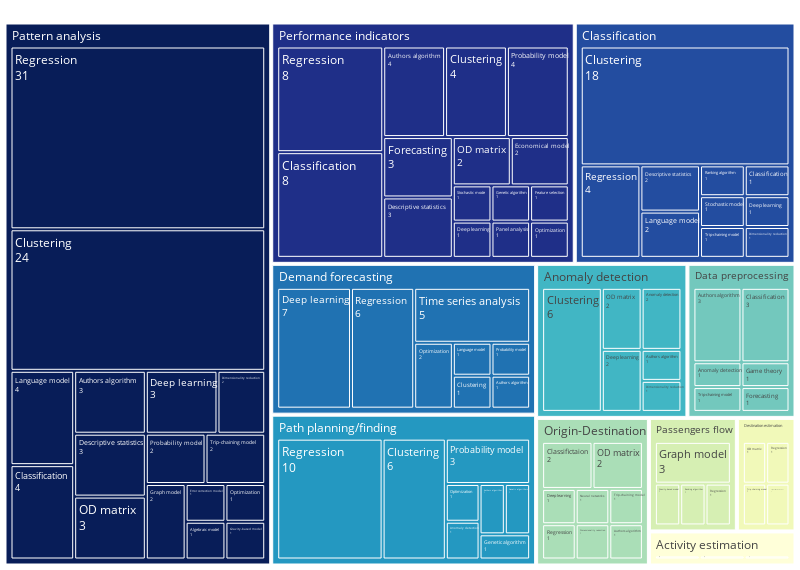

The notebook cell saved with this chart:
### Markdown cell above
### Treemap Analysis-Algorithm

### Code cell
sns.set(
    style="ticks",
    palette="Set2",
    rc={
        "figure.figsize": (7.1, 4.5),
        "axes.labelsize": 13.5,
        "font.size": 13.5,
        "legend.fontsize": 13.5,
        "xtick.labelsize": 13.5,
        "ytick.labelsize": 13.5,
        "text.usetex": False,
    },
)

aggregated_table = (
    data[columns]
    .groupby(["Analytical category", "Algorithm", "Algorithm type"])[["ID"]]
    .nunique()
    .groupby(["Analytical category", "Algorithm type"])[["ID"]]
    .sum()    
    .sort_values(by="ID")
)

aggregated_table2 = (
    data[columns]
    .groupby(["Analytical category", "Algorithm", "Algorithm type"])[["ID"]]
    .nunique()
    .groupby(["Analytical category", "Algorithm type"])[["ID"]]
    .sum()    
    .groupby(["Analytical category"])[['ID']]
    .sum()
    .sort_values(by="ID", ascending=False)
)

aggregated_table2['ID'] = px.colors.sample_colorscale(px.colors.sequential.YlGnBu_r, len(aggregated_table2['ID']))

fig = px.treemap(
    aggregated_table.reset_index(),
    path=["Analytical category", "Algorithm type"],
    values="ID",
    color='Analytical category',
    color_discrete_map=aggregated_table2.to_dict()['ID']
)
fig.update_traces(
    root_color="white", textinfo="label+value"
)
fig.update_layout(margin = dict(t=0, l=0, r=0, b=0), height=570,width=800)
fig.write_image("img/treemap_analysis_algorithm.pdf")
fig.show()

### Figure 1 — Plotly figure (JSON) as saved in the notebook; plotly's stock layout.template omitted (floating-point values rounded to 4 significant figures)
{"data": [{"branchvalues": "total", "customdata": [["Passengers flow"], ["Performance indicators"], ["Pattern analysis"], ["Destination estimation"], ["Performance indicators"], ["Path planning/finding"], ["Pattern analysis"], ["Performance indicators"], ["Performance indicators"], ["Pattern analysis"], ["Anomaly detection"], ["Destination estimation"], ["Pattern analysis"], ["Anomaly detection"], ["Data preprocessing"], ["Path planning/finding"], ["Anomaly detection"], ["Data preprocessing"], ["Data preprocessing"], ["Origin-Destination"], ["Classification"], ["Passengers flow"], ["Path planning/finding"], ["Pattern analysis"], ["Performance indicators"], ["Pattern analysis"], ["Pattern analysis"], ["Data preprocessing"], ["Classification"], ["Performance indicators"], ["Demand forecasting"], ["Performance indicators"], ["Demand forecasting"], ["Anomaly detection"], ["Classification"], ["Demand forecasting"], ["Path planning/finding"], ["Pattern analysis"], ["Origin-Destination"], ["Pattern analysis"], ["Pattern analysis"], ["Pattern analysis"], ["Anomaly detection"], ["Performance indicators"], ["Classification"], ["Path planning/finding"], ["Demand forecasting"], ["Performance indicators"], ["Origin-Destination"], ["Pattern analysis"], ["Classification"], ["Classification"], ["Path planning/finding"], ["Passengers flow"], ["Data preprocessing"], ["Path planning/finding"], ["Performance indicators"], ["Classification"], ["Performance indicators"], ["Anomaly detection"], ["Classification"], ["Path planning/finding"], ["Origin-Destination"], ["Origin-Destination"], ["Performance indicators"], ["Pattern analysis"], ["Activity estimation"], ["Activity estimation"], ["Pattern analysis"], ["Demand forecasting"], ["Origin-Destination"], ["Demand forecasting"], ["Performance indicators"], ["Demand forecasting"], ["Performance indicators"], ["Pattern analysis"], ["Passengers flow"], ["Data preprocessing"], ["Origin-Destination"], ["Classification"], ["Performance indicators"], ["Pattern analysis"], ["Destination estimation"], ["Destination estimation"], ["Origin-Destination"], ["Demand forecasting"], ["Classification"], ["Activity estimation"], ["Activity estimation"], ["Anomaly detection"], ["Classification"], ["Data preprocessing"], ["Demand forecasting"], ["Destination estimation"], ["Origin-Destination"], ["Passengers flow"], ["Path planning/finding"], ["Pattern analysis"], ["Performance indicators"]], "domain": {"x": [0, 1], "y": [0, 1]}, "hovertemplate": "labels=%{label}<br>ID=%{value}<br>parent=%{parent}<br>id=%{id}<br>Analytical category=%{customdata[0]}<extra></extra>", "ids": ["Passengers flow/Gravity-based model", "Performance indicators/Forecasting", "Pattern analysis/Dimensionality reduction", "Destination estimation/OD matrix", "Performance indicators/OD matrix", "Path planning/finding/Optimization", "Pattern analysis/Error correction model", "Performance indicators/Economical model", "Performance indicators/Regression", "Pattern analysis/Algebraic model", "Anomaly detection/OD matrix", "Destination estimation/Regression", "Pattern analysis/Language model", "Anomaly detection/Anomaly detection", "Data preprocessing/Anomaly detection", "Path planning/finding/Anomaly detection", "Anomaly detection/Authors algorithm", "Data preprocessing/Authors algorithm", "Data preprocessing/Trip-chaining model", "Origin-Destination/Classifictaion", "Classification/Ranking algorithm", "Passengers flow/Ranking algorithm", "Path planning/finding/Authors algorithm", "Pattern analysis/Authors algorithm", "Performance indicators/Authors algorithm", "Pattern analysis/Classification", "Pattern analysis/Regression", "Data preprocessing/Classification", "Classification/Classification", "Performance indicators/Classification", "Demand forecasting/Language model", "Performance indicators/Stochastic mode", "Demand forecasting/Time series analysis", "Anomaly detection/Clustering", "Classification/Clustering", "Demand forecasting/Clustering", "Path planning/finding/Clustering", "Pattern analysis/Descriptive statistics", "Origin-Destination/OD matrix", "Pattern analysis/OD matrix", "Pattern analysis/Clustering", "Pattern analysis/Deep learning", "Anomaly detection/Dimensionality reduction", "Performance indicators/Descriptive statistics", "Classification/Descriptive statistics", "Path planning/finding/Probability model", "Demand forecasting/Deep learning", "Performance indicators/Deep learning", "Origin-Destination/Deep learning", "Pattern analysis/Probability model", "Classification/Stochastic model", "Classification/Trip-chaining model", "Path planning/finding/Genetic algorithms", "Passengers flow/Graph model", "Data preprocessing/Game theory", "Path planning/finding/Genetic algorithm", "Performance indicators/Genetic algorithm", "Classification/Language model", "Performance indicators/Clustering", "Anomaly detection/Deep learning", "Classification/Deep learning", "Path planning/finding/Regression", "Origin-Destination/Regression", "Origin-Destination/Neural networks", "Performance indicators/Probability model", "Pattern analysis/Trip-chaining model", "Activity estimation/Probability model", "Activity estimation/Language model", "Pattern analysis/Graph model", "Demand forecasting/Probability model", "Origin-Destination/Trip-chaining model", "Demand forecasting/Optimization", "Performance indicators/Panel analysis", "Demand forecasting/Regression", "Performance indicators/Feature selection", "Pattern analysis/Optimization", "Passengers flow/Regression", "Data preprocessing/Forecasting", "Origin-Destination/Dimensionality reduction", "Classification/Dimensionality reduction", "Performance indicators/Optimization", "Pattern analysis/Gravity-based model", "Destination estimation/Trip chaining model", "Destination estimation/Trip destinaton model", "Origin-Destination/Authors algorithm", "Demand forecasting/Authors algorithm", "Classification/Regression", "Activity estimation/Regression", "Activity estimation", "Anomaly detection", "Classification", "Data preprocessing", "Demand forecasting", "Destination estimation", "Origin-Destination", "Passengers flow", "Path planning/finding", "Pattern analysis", "Performance indicators"], "labels": ["Gravity-based model", "Forecasting", "Dimensionality reduction", "OD matrix", "OD matrix", "Optimization", "Error correction model", "Economical model", "Regression", "Algebraic model", "OD matrix", "Regression", "Language model", "Anomaly detection", "Anomaly detection", "Anomaly detection", "Authors algorithm", "Authors algorithm", "Trip-chaining model", "Classifictaion", "Ranking algorithm", "Ranking algorithm", "Authors algorithm", "Authors algorithm", "Authors algorithm", "Classification", "Regression", "Classification", "Classification", "Classification", "Language model", "Stochastic mode", "Time series analysis", "Clustering", "Clustering", "Clustering", "Clustering", "Descriptive statistics", "OD matrix", "OD matrix", "Clustering", "Deep learning", "Dimensionality reduction", "Descriptive statistics", "Descriptive statistics", "Probability model", "Deep learning", "Deep learning", "Deep learning", "Probability model", "Stochastic model", "Trip-chaining model", "Genetic algorithms", "Graph model", "Game theory", "Genetic algorithm", "Genetic algorithm", "Language model", "Clustering", "Deep learning", "Deep learning", "Regression", "Regression", "Neural networks", "Probability model", "Trip-chaining model", "Probability model", "Language model", "Graph model", "Probability model", "Trip-chaining model", "Optimization", "Panel analysis", "Regression", "Feature selection", "Optimization", "Regression", "Forecasting", "Dimensionality reduction", "Dimensionality reduction", "Optimization", "Gravity-based model", "Trip chaining model", "Trip destinaton model", "Authors algorithm", "Authors algorithm", "Regression", "Regression", "Activity estimation", "Anomaly detection", "Classification", "Data preprocessing", "Demand forecasting", "Destination estimation", "Origin-Destination", "Passengers flow", "Path planning/finding", "Pattern analysis", "Performance indicators"], "marker": {"colors": ["rgb(214, 239, 179)", "rgb(31, 47, 136)", "rgb(8, 29, 88)", "rgb(241, 249, 185)", "rgb(31, 47, 136)", "rgb(36, 152, 193)", "rgb(8, 29, 88)", "rgb(31, 47, 136)", "rgb(31, 47, 136)", "rgb(8, 29, 88)", "rgb(65, 182, 196)", "rgb(241, 249, 185)", "rgb(8, 29, 88)", "rgb(65, 182, 196)", "rgb(115, 200, 189)", "rgb(36, 152, 193)", "rgb(65, 182, 196)", "rgb(115, 200, 189)", "rgb(115, 200, 189)", "rgb(170, 222, 183)", "rgb(35, 77, 160)", "rgb(214, 239, 179)", "rgb(36, 152, 193)", "rgb(8, 29, 88)", "rgb(31, 47, 136)", "rgb(8, 29, 88)", "rgb(8, 29, 88)", "rgb(115, 200, 189)", "rgb(35, 77, 160)", "rgb(31, 47, 136)", "rgb(32, 114, 178)", "rgb(31, 47, 136)", "rgb(32, 114, 178)", "rgb(65, 182, 196)", "rgb(35, 77, 160)", "rgb(32, 114, 178)", "rgb(36, 152, 193)", "rgb(8, 29, 88)", "rgb(170, 222, 183)", "rgb(8, 29, 88)", "rgb(8, 29, 88)", "rgb(8, 29, 88)", "rgb(65, 182, 196)", "rgb(31, 47, 136)", "rgb(35, 77, 160)", "rgb(36, 152, 193)", "rgb(32, 114, 178)", "rgb(31, 47, 136)", "rgb(170, 222, 183)", "rgb(8, 29, 88)", "rgb(35, 77, 160)", "rgb(35, 77, 160)", "rgb(36, 152, 193)", "rgb(214, 239, 179)", "rgb(115, 200, 189)", "rgb(36, 152, 193)", "rgb(31, 47, 136)", "rgb(35, 77, 160)", "rgb(31, 47, 136)", "rgb(65, 182, 196)", "rgb(35, 77, 160)", "rgb(36, 152, 193)", "rgb(170, 222, 183)", "rgb(170, 222, 183)", "rgb(31, 47, 136)", "rgb(8, 29, 88)", "rgb(255, 255, 217)", "rgb(255, 255, 217)", "rgb(8, 29, 88)", "rgb(32, 114, 178)", "rgb(170, 222, 183)", "rgb(32, 114, 178)", "rgb(31, 47, 136)", "rgb(32, 114, 178)", "rgb(31, 47, 136)", "rgb(8, 29, 88)", "rgb(214, 239, 179)", "rgb(115, 200, 189)", "rgb(170, 222, 183)", "rgb(35, 77, 160)", "rgb(31, 47, 136)", "rgb(8, 29, 88)", "rgb(241, 249, 185)", "rgb(241, 249, 185)", "rgb(170, 222, 183)", "rgb(32, 114, 178)", "rgb(35, 77, 160)", "rgb(255, 255, 217)", "rgb(255, 255, 217)", "rgb(65, 182, 196)", "rgb(35, 77, 160)", "rgb(115, 200, 189)", "rgb(32, 114, 178)", "rgb(241, 249, 185)", "rgb(170, 222, 183)", "rgb(214, 239, 179)", "rgb(36, 152, 193)", "rgb(8, 29, 88)", "rgb(31, 47, 136)"]}, "name": "", "parents": ["Passengers flow", "Performance indicators", "Pattern analysis", "Destination estimation", "Performance indicators", "Path planning/finding", "Pattern analysis", "Performance indicators", "Performance indicators", "Pattern analysis", "Anomaly detection", "Destination estimation", "Pattern analysis", "Anomaly detection", "Data preprocessing", "Path planning/finding", "Anomaly detection", "Data preprocessing", "Data preprocessing", "Origin-Destination", "Classification", "Passengers flow", "Path planning/finding", "Pattern analysis", "Performance indicators", "Pattern analysis", "Pattern analysis", "Data preprocessing", "Classification", "Performance indicators", "Demand forecasting", "Performance indicators", "Demand forecasting", "Anomaly detection", "Classification", "Demand forecasting", "Path planning/finding", "Pattern analysis", "Origin-Destination", "Pattern analysis", "Pattern analysis", "Pattern analysis", "Anomaly detection", "Performance indicators", "Classification", "Path planning/finding", "Demand forecasting", "Performance indicators", "Origin-Destination", "Pattern analysis", "Classification", "Classification", "Path planning/finding", "Passengers flow", "Data preprocessing", "Path planning/finding", "Performance indicators", "Classification", "Performance indicators", "Anomaly detection", "Classification", "Path planning/finding", "Origin-Destination", "Origin-Destination", "Performance indicators", "Pattern analysis", "Activity estimation", "Activity estimation", "Pattern analysis", "Demand forecasting", "Origin-Destination", "Demand forecasting", "Performance indicators", "Demand forecasting", "Performance indicators", "Pattern analysis", "Passengers flow", "Data preprocessing", "Origin-Destination", "Classification", "Performance indicators", "Pattern analysis", "Destination estimation", "Destination estimation", "Origin-Destination", "Demand forecasting", "Classification", "Activity estimation", "", "", "", "", "", "", "", "", "", "", ""], "root": {"color": "white"}, "textinfo": "label+value", "type": "treemap", "values": [1, 3, 2, 1, 2, 1, 1, 2, 8, 1, 2, 1, 4, 2, 1, 1, 1, 3, 1, 2, 1, 1, 1, 3, 4, 4, 31, 3, 1, 8, 1, 1, 5, 6, 18, 1, 6, 3, 2, 3, 24, 3, 1, 3, 2, 3, 7, 1, 1, 2, 1, 1, 1, 3, 1, 1, 1, 2, 4, 2, 1, 10, 1, 1, 4, 2, 1, 1, 2, 1, 1, 2, 1, 6, 1, 1, 1, 1, 1, 1, 1, 1, 1, 1, 1, 1, 4, 1, 3, 14, 32, 10, 24, 4, 10, 6, 24, 87, 44]}], "layout": {"height": 570, "legend": {"tracegroupgap": 0}, "margin": {"b": 0, "l": 0, "r": 0, "t": 0}, "width": 800}}
